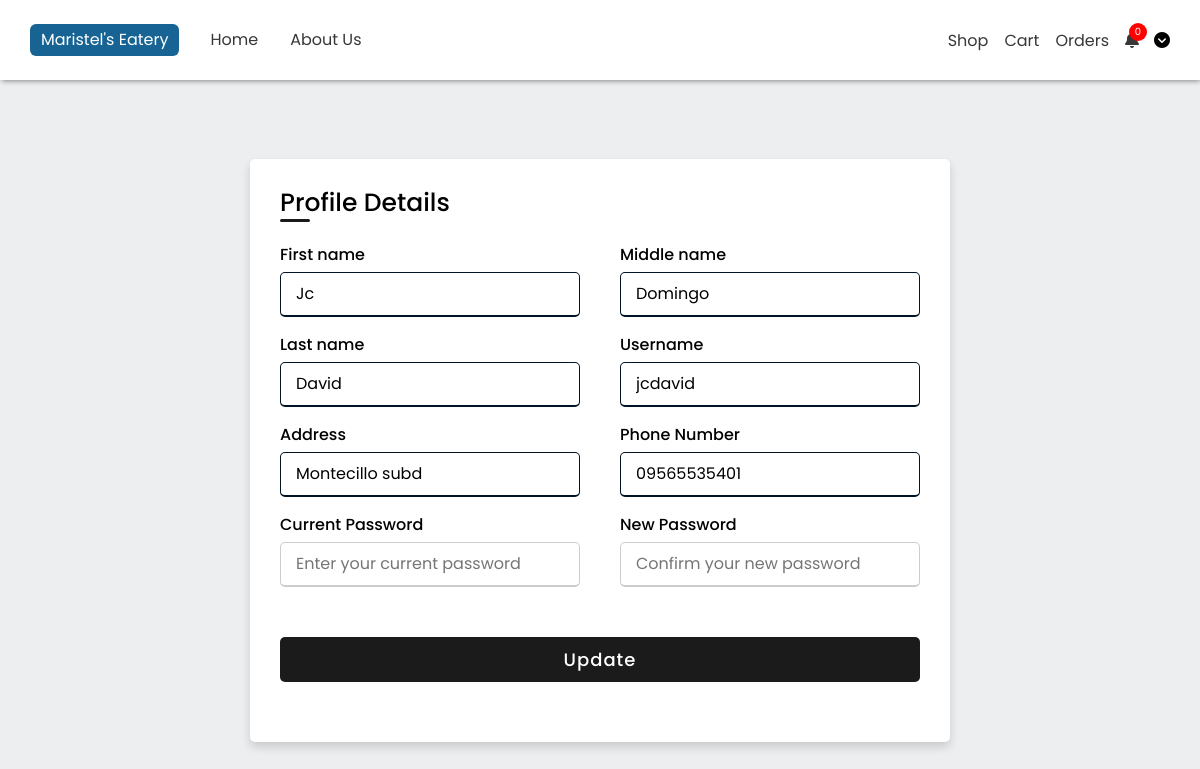
The app's page /components/profile.php (signed in) with its own data.
### tables this page shows
CREATE TABLE `tbl_account` (
  `account_id` int(11) NOT NULL,
  `ac_username` varchar(255) NOT NULL,
  `ac_email` varchar(255) NOT NULL,
  `ac_password` varchar(255) NOT NULL,
  `role_id` int(11) NOT NULL,
  `account_status_id` int(11) NOT NULL DEFAULT 1
);

CREATE TABLE `tbl_account_details` (
  `account_id` int(11) NOT NULL,
  `first_name` varchar(50) NOT NULL,
  `middle_name` varchar(50) DEFAULT NULL,
  `last_name` varchar(50) NOT NULL,
  `contact` varchar(50) NOT NULL,
  `gender` varchar(50) NOT NULL,
  `address` varchar(255) NOT NULL
);

### components/profile.php (the view, shortened to what this page needs)
<!DOCTYPE html>
<html lang="en" dir="ltr">
  <head>
    <link rel="stylesheet" href="../styles/profile.css">
     <link rel="stylesheet" href="../styles/general.css">
    <link rel="stylesheet" href="../styles/footer.css">
    <link rel="stylesheet" href="../styles/navbar.css">
    <link rel="stylesheet" href="../styles/profile.css">
    <link rel="stylesheet" href="https://cdnjs.cloudflare.com/ajax/libs/font-awesome/6.5.2/css/all.min.css">
   </head>
<body>
<?php include "./navbar.php" ?>
  <?php
    if(isset($_SESSION["user_id"]))
    {
        $acc_id = $_SESSION["user_id"];
        $query = "SELECT ta.account_id, ta.ac_username,
        td.first_name, td.middle_name, td.last_name,
        td.contact, td.gender, td.address
        FROM tbl_account ta
        INNER JOIN tbl_account_details td ON ta.account_id = td.account_id
        where ta.account_id = ?";
        $stmt = $conn->prepare($query);
        $stmt->bind_param("i", $acc_id);
        $stmt->execute();
        $result = $stmt->get_result();
        $data = $result->fetch_assoc();
    }else{
        header("Location: ../index.php");
    }
  ?>
  <div class="container">
    <div class="title">Profile Details</div>
    <div class="content">
      <form action="#">
        <div class="user-details">
          <div class="input-box">
            <span class="details">First name</span>
            <input type="text" name="fname" id="fname" placeholder="Enter your first name" value="<?php echo $data["first_name"]; ?>" required>
          </div>
          <div class="input-box">
            <span class="details">Middle name</span>
            <input type="text" name="mname" id="mname" placeholder="Enter your middle name" value="<?php echo $data["middle_name"]; ?>" >
          </div>
          <div class="input-box">
            <span class="details">Last name</span>
            <input type="text"name="lname" id="lname" placeholder="Enter your last name" value="<?php echo $data["last_name"]; ?>" required>
          </div>
          <div class="input-box">
            <span class="details">Username</span>
            <input type="text" name="uname" id="uname" placeholder="Enter your username" value="<?php echo $data["ac_username"]; ?>" required>
          </div>
          <div class="input-box">
            <span class="details">Address</span>
            <input type="text" name="address" id="address" placeholder="Enter your address" value="<?php echo $data["address"]; ?>" required>
          </div>
          <div class="input-box">
            <span class="details">Phone Number</span>
            <input type="text" name="contact" id="contact" placeholder="Enter your number" value="<?php echo $data["contact"]; ?>" oninput="this.value = this.value.replace(/\D/g, '').slice(0, 11)" required>
          </div>
          <div class="input-box">
            <span class="details">Current Password</span>
            <input type="password" name="password" id="password" placeholder="Enter your current password" required>
          </div>
          <div class="input-box">
            <span class="details">New Password</span>
            <input type="password" name="confirmPass" id="confirmPass" placeholder="Confirm your new password" required>
          </div>
        </div>
        <div class="button">
          <input type="submit" value="Update">
        </div>
      </form>
    </div>
  </div>
</body>
</html>

### styles/profile.css (style rules this page uses)
* { margin: 0; padding: 0; box-sizing: border-box; font-family: 'Poppins',sans-serif; }
body { height: 100vh; display: flex; justify-content: center; align-items: center; padding: 10px; background: rgb(236, 238, 240); margin-top: 50px !important; }
.container { max-width: 700px; width: 100%; background-color: #fff; padding: 25px 30px; border-radius: 5px; box-shadow: 0 5px 10px rgba(0,0,0,0.15); }
.container .title { font-size: 25px; font-weight: 500; position: relative; }
.container .title::before { content: ""; position: absolute; left: 0; bottom: 0; height: 3px; width: 30px; border-radius: 5px; background: rgb(27, 27, 27); }
.content form .user-details { display: flex; flex-wrap: wrap; justify-content: space-between; margin: 20px 0 12px 0; }
form .user-details .input-box { margin-bottom: 15px; width: calc(100% / 2 - 20px); }
form .input-box span.details { display: block; font-weight: 500; margin-bottom: 5px; }
.user-details .input-box input { height: 45px; width: 100%; outline: none; font-size: 16px; border-radius: 5px; padding-left: 15px; border: 1px solid #ccc; border-bottom-width: 2px; transition: all 0.3s ease; }
.user-details .input-box input:focus, .user-details .input-box input:valid { border-color: #011425; }
form .button { height: 45px; margin: 35px 0 }
form .button input { height: 100%; width: 100%; border-radius: 5px; border: none; color: #fff; font-size: 18px; font-weight: 500; letter-spacing: 1px; cursor: pointer; transition: all 0.3s ease; background: rgb(27, 27, 27); }

### styles/general.css (style rules this page uses)
* { font-family: "Poppins", sans-serif; box-sizing: border-box; margin: 0; transition: 0.3s ease; }

### records on screen
tbl_account: fname "Jc", mname "Domingo", lname "David", uname "jcdavid", address "Montecillo subd", contact "09565535401"

### other values on screen
$data["CountItems"] "0"
